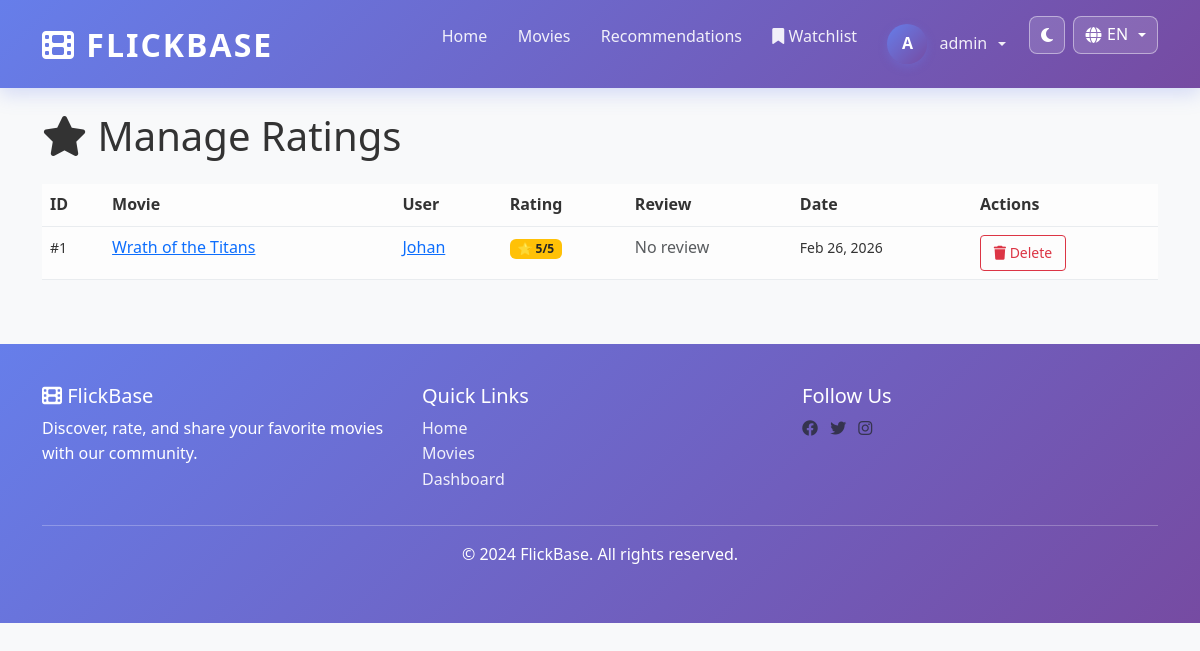
Before: /admin/ratings (signed in) with the older database file.
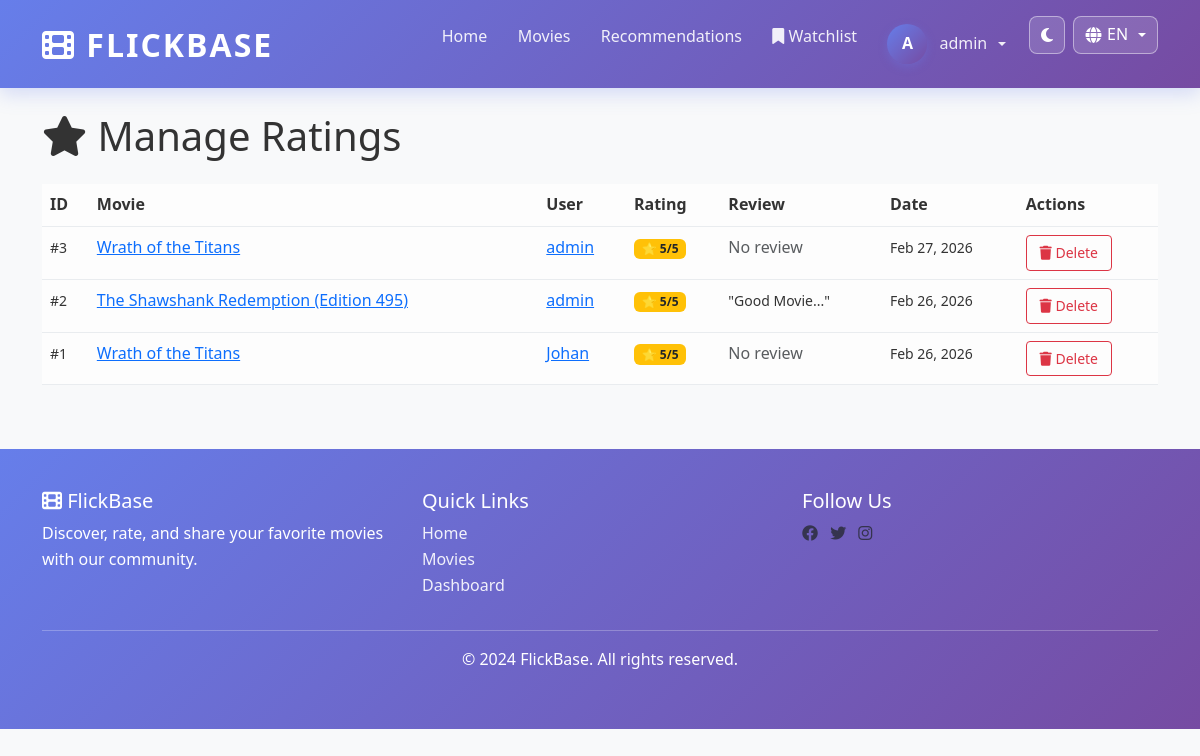
After: the same page with the newer database file.
### app/models.py (models this page shows, shortened)
class User(UserMixin, db.Model):
    __tablename__ = 'users'
    id = db.Column(db.Integer, primary_key=True)
    username = db.Column(db.String(80), unique=True, nullable=False, index=True)
    email = db.Column(db.String(120), unique=True, nullable=False, index=True)
    password_hash = db.Column(db.String(255), nullable=False)
    is_admin = db.Column(db.Boolean, default=False)
    created_at = db.Column(db.DateTime, default=utcnow)
    updated_at = db.Column(db.DateTime, default=utcnow, onupdate=utcnow)
    ratings = db.relationship('Rating', backref='user', lazy=True, cascade='all, delete-orphan')
    watchlist = db.relationship('Watchlist', backref='user', lazy=True, cascade='all, delete-orphan')

class Rating(db.Model):
    __tablename__ = 'ratings'
    id = db.Column(db.Integer, primary_key=True)
    user_id = db.Column(db.Integer, db.ForeignKey('users.id'), nullable=False, index=True)
    movie_id = db.Column(db.Integer, db.ForeignKey('movies.id'), nullable=False, index=True)
    rating = db.Column(db.Integer, nullable=False)  # 1-5 stars
    review = db.Column(db.Text, nullable=True)
    created_at = db.Column(db.DateTime, default=utcnow, index=True)
    updated_at = db.Column(db.DateTime, default=utcnow, onupdate=utcnow)
    __table_args__ = (db.UniqueConstraint('user_id', 'movie_id', name='unique_user_movie_rating'),)

class Movie(db.Model):
    __tablename__ = 'movies'
    id = db.Column(db.Integer, primary_key=True)
    title = db.Column(db.String(255), nullable=False, index=True)
    description = db.Column(db.Text, nullable=False)
    year = db.Column(db.Integer, nullable=False, index=True)
    poster_url = db.Column(db.String(500), nullable=True)  # URL to poster image
    tmdb_id = db.Column(db.Integer, nullable=True, unique=True, index=True)  # For TMDB API integration
    created_at = db.Column(db.DateTime, default=utcnow, index=True)
    updated_at = db.Column(db.DateTime, default=utcnow, onupdate=utcnow)
    ratings = db.relationship('Rating', backref='movie', lazy=True, cascade='all, delete-orphan')
    watchlist = db.relationship('Watchlist', backref='movie', lazy=True, cascade='all, delete-orphan')

### app/routes/admin.py (the view)
@admin_bp.route('/ratings')
@login_required
@admin_required
def manage_ratings():
    page = request.args.get('page', 1, type=int)
    ratings = Rating.query.order_by(Rating.created_at.desc()).paginate(page=page, per_page=20)
    return render_template('admin/manage_ratings.html', ratings=ratings)

### app/i18n.py (called while the page is built)
def get_current_language():
    selected = session.get('lang')
    return selected if selected in SUPPORTED_LANGUAGES else 'en'

def translate(key, lang=None):
    current_lang = lang or get_current_language()
    entry = TRANSLATIONS.get(key, {})
    return entry.get(current_lang) or entry.get('en') or key

### app/routes/admin.py (called while the page is built)
def admin_required(f):
    @wraps(f)
    def decorated_function(*args, **kwargs):
        if not current_user.is_authenticated or not current_user.is_admin:
            flash(t('admin.no_permission'), 'danger')
            return redirect(url_for('movie.home'))
        return f(*args, **kwargs)
    return decorated_function

### app/templates/admin/manage_ratings.html (shortened to what this page needs)
{% extends "base.html" %}
{% block content %}
<h1 class="mb-4"><i class="fas fa-star"></i> Manage Ratings</h1>
<div class="table-responsive">
    <table class="table table-hover">
        <thead class="table-dark">
            <tr>
                <th>ID</th>
                <th>Movie</th>
                <th>User</th>
                <th>Rating</th>
                <th>Review</th>
                <th>Date</th>
                <th>Actions</th>
            </tr>
        </thead>
        <tbody>
            {% if ratings.items %}
                {% for rating in ratings.items %}
                <tr>
                    <td><small>#{{ rating.id }}</small></td>
                    <td>
                        <a href="{{ url_for('admin.view_movie', movie_id=rating.movie.id) }}">
                            {{ rating.movie.title[:40] }}
                        </a>
                    </td>
                    <td>
                        <a href="{{ url_for('admin.view_user', user_id=rating.user.id) }}">
                            {{ rating.user.username }}
                        </a>
                    </td>
                    <td>
                        <span class="badge bg-warning text-dark">
                            ⭐ {{ rating.rating }}/5
                        </span>
                    </td>
                    <td>
                        {% if rating.review %}
                            <small>"{{ rating.review[:50] }}..."</small>
                        {% else %}
                            <span class="text-muted">No review</span>
                        {% endif %}
                    </td>
                    <td><small>{{ rating.created_at.strftime('%b %d, %Y') }}</small></td>
                    <td>
                        <button class="btn btn-sm btn-outline-danger"
                                onclick="deleteRating({{ rating.id }}, '{{ rating.movie.title }}')">
                            <i class="fas fa-trash"></i> Delete
                        </button>
                    </td>
                </tr>
                {% endfor %}
            {% else %}
            <tr>
                <td colspan="7" class="text-center text-muted py-4">
                    No ratings found
                </td>
            </tr>
            {% endif %}
        </tbody>
    </table>
</div>
{% endblock %}

### app/templates/base.html (shortened to what this page needs)
<!DOCTYPE html>
<html lang="{{ current_lang or 'en' }}" data-bs-theme="light">
<head>
    <link href="https://cdn.jsdelivr.net/npm/bootstrap@5.3.0/dist/css/bootstrap.min.css" rel="stylesheet">
    <link rel="stylesheet" href="https://cdnjs.cloudflare.com/ajax/libs/font-awesome/6.4.0/css/all.min.css">
    <link rel="stylesheet" href="{{ url_for('static', filename='css/dark-mode.css') }}">
</head>
<body>
    <nav class="navbar navbar-expand-lg navbar-light sticky-top">
        <div class="container">
            <a class="navbar-brand" href="{{ url_for('movie.home') }}">
                <i class="fas fa-film"></i> FlickBase
            </a>
            <div class="collapse navbar-collapse" id="navbarNav">
                <ul class="navbar-nav ms-auto">
                    <li class="nav-item">
                        <a class="nav-link" href="{{ url_for('movie.home') }}">{{ t('nav.home') }}</a>
                    </li>
                    <li class="nav-item">
                        <a class="nav-link" href="{{ url_for('movie.movies') }}">{{ t('nav.movies') }}</a>
                    </li>
                    {% if current_user.is_authenticated %}
                        <li class="nav-item">
                            <a class="nav-link" href="{{ url_for('movie.recommendations') }}">{{ t('nav.recommendations') }}</a>
                        </li>
                        <li class="nav-item">
                            <a class="nav-link" href="{{ url_for('movie.watchlist') }}">
                                <i class="fas fa-bookmark"></i> {{ t('nav.watchlist') }}
                            </a>
                        </li>
                        <li class="nav-item dropdown">
                            <a class="nav-link dropdown-toggle" href="#" id="userDropdown" role="button" data-bs-toggle="dropdown">
                                <div class="avatar">{{ current_user.username[0].upper() }}</div>
                                {{ current_user.username }}
                            </a>
                        </li>
                    {% endif %}
                    <li class="nav-item ms-2">
                        <button id="themeToggleBtn" class="theme-toggle-btn" type="button" title="{{ t('nav.theme') }}" aria-label="{{ t('nav.theme') }}">
                            <i class="fas fa-moon"></i>
                        </button>
                    </li>
                    <li class="nav-item dropdown ms-2">
                        <button class="lang-switch-btn dropdown-toggle" data-bs-toggle="dropdown" aria-expanded="false" title="{{ t('nav.language') }}">
                            <i class="fas fa-globe"></i> {{ current_lang|upper }}
                        </button>
                    </li>
                </ul>
            </div>
        </div>
    </nav>
    <main class="container my-4">
        {% block content %}{% endblock %}
    </main>
    <footer class="footer mt-5">
        <div class="container">
            <div class="row">
                <div class="col-md-4">
                    <h5><i class="fas fa-film"></i> FlickBase</h5>
                    <p>{{ t('footer.description') }}</p>
                </div>
                <div class="col-md-4">
                    <h5>{{ t('footer.quick_links') }}</h5>
                    <ul class="list-unstyled">
                        <li><a href="{{ url_for('movie.home') }}">{{ t('nav.home') }}</a></li>
                        <li><a href="{{ url_for('movie.movies') }}">{{ t('nav.movies') }}</a></li>
                        {% if current_user.is_authenticated %}
                            <li><a href="{{ url_for('user.dashboard') }}">{{ t('nav.dashboard') }}</a></li>
                        {% endif %}
                    </ul>
                </div>
                <div class="col-md-4">
                    <h5>{{ t('footer.follow_us') }}</h5>
                    <a href="#" class="text-muted me-2"><i class="fab fa-facebook"></i></a>
                    <a href="#" class="text-muted me-2"><i class="fab fa-twitter"></i></a>
                    <a href="#" class="text-muted me-2"><i class="fab fa-instagram"></i></a>
                </div>
            </div>
            <hr class="bg-light">
            <div class="text-center">
                <p>&copy; 2024 FlickBase. {{ t('footer.rights') }}</p>
            </div>
        </div>
    </footer>
</body>
</html>

### app/static/css/dark-mode.css (style rules this page uses)
:root { --theme-accent: #667eea; --theme-accent-2: #764ba2; --theme-danger: #e74c3c; --theme-warning: #fbbf24; --theme-success: #48bb78; }
html[data-bs-theme="light"] { --app-bg: #f8f9fa; --app-text: #333333; --app-surface: #ffffff; --app-border: #e9ecef; --app-muted: #6c757d; --app-navbar: linear-gradient(135deg, #667eea 0%, #764ba2 100%); }
html[data-bs-theme] body { background-color: var(--app-bg); color: var(--app-text); }
html[data-bs-theme] .navbar { background: var(--app-navbar) !important; }
html[data-bs-theme] .card, html[data-bs-theme] .dropdown-menu, html[data-bs-theme] .modal-content, html[data-bs-theme] .list-group-item, html[data-bs-theme] .table, html[data-bs-theme] .alert { background-color: var(--app-surface); color: var(--app-text); border-color: var(--app-border); }
html[data-bs-theme] .card-header, html[data-bs-theme] .card-footer, html[data-bs-theme] .table > :not(caption) > * > * { background-color: color-mix(in srgb, var(--app-surface) 90%, var(--app-border)); border-color: var(--app-border); color: var(--app-text); }
.theme-toggle-btn { border: 1px solid rgba(255, 255, 255, 0.45); color: #ffffff; background: rgba(255, 255, 255, 0.14); border-radius: 8px; height: 38px; padding: 0 0.7rem; display: inline-flex; align-items: center; justify-content: center; transition: all 0.2s ease; }

### app/templates/base.html (style rules this page uses)
:root { --primary-color: #667eea; --secondary-color: #764ba2; --success-color: #48bb78; --danger-color: #e74c3c; --warning-color: #fbbf24; --info-color: #4299e1; }
body { font-family: 'Segoe UI', Tahoma, Geneva, Verdana, sans-serif; background-color: #f8f9fa; color: #333333; line-height: 1.6; text-rendering: optimizeLegibility; }
.navbar { background: linear-gradient(135deg, #667eea 0%, #764ba2 100%) !important; box-shadow: 0 6px 18px rgba(102, 126, 234, 0.25); padding: 0.85rem 0; }
.navbar-brand { font-weight: 800; font-size: 2rem; letter-spacing: 2px; color: #ffffff !important; text-transform: uppercase; }
.nav-link { color: rgba(255, 255, 255, 0.9) !important; border-radius: 8px; padding: 0.5rem 0.75rem !important; margin: 0 0.2rem; transition: all 0.2s ease; }
.btn-sm { padding: 0.4rem 0.8rem; font-size: 0.875rem; }
.footer { background: linear-gradient(135deg, #667eea 0%, #764ba2 100%); color: white; padding: 2.5rem 0; margin-top: 3rem; }
.footer a { color: rgba(255, 255, 255, 0.9); text-decoration: none; }
.lang-switch-btn { border: 1px solid rgba(255, 255, 255, 0.45); color: #ffffff; background: rgba(255, 255, 255, 0.14); border-radius: 8px; height: 38px; padding: 0 0.7rem; display: inline-flex; align-items: center; gap: 0.35rem; justify-content: center; transition: all 0.2s ease; }
.avatar { width: 40px; height: 40px; border-radius: 50%; background: linear-gradient(135deg, #667eea 0%, #764ba2 100%); display: flex; align-items: center; justify-content: center; color: white; font-weight: 600; box-shadow: 0 3px 10px rgba(102, 126, 234, 0.3); margin-right: 0.35rem; }
#userDropdown { display: inline-flex; align-items: center; gap: 0.4rem; }

Changed rows visible on the page:
added Rating: id "3", movie "Wrath of the Titans", user.username "admin", rating "5", review "No review", created_at "Feb 27, 2026"
added Rating: id "2", movie "The Shawshank Redemption (Edition 495)", user.username "admin", rating "5", review "Good Movie", created_at "Feb 26, 2026"
